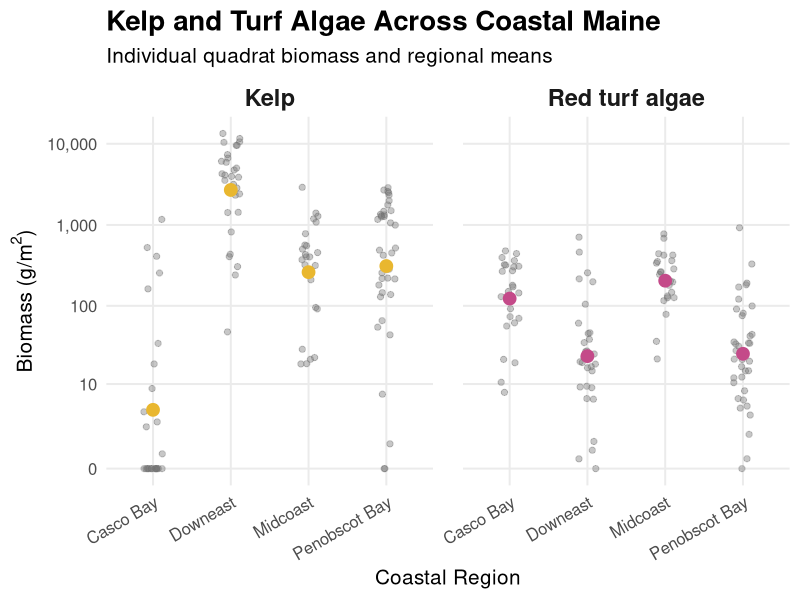
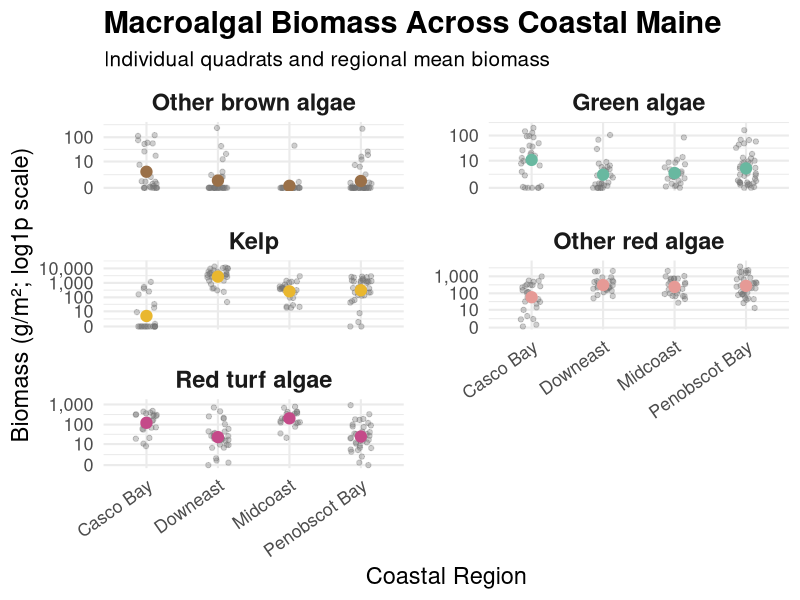
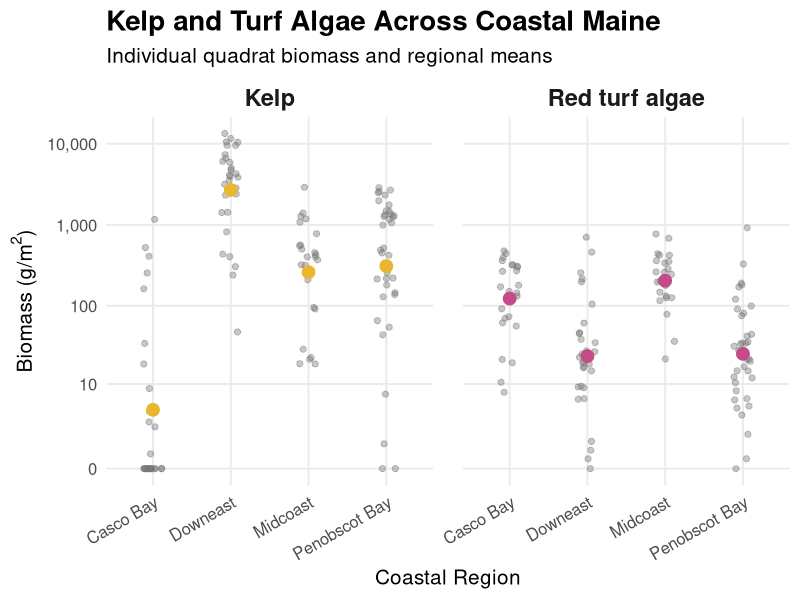

Generate these figures, in order, with R:
## ---- chunk 1
# Load packages required for data analysis and visualisation
library(tidyverse)
library(here)

# Import the original macroalgal biomass dataset
kelp_data <- read_csv(
  here("data", "workshop3", "Data1_macroalgae_biomass.csv"),
  show_col_types = FALSE
)

# Inspect the dataset
glimpse(kelp_data)
## ---- chunk 2
# Aggregate biomass by sampling unit and algal group
quadrat_biomass <- kelp_data |>
  group_by(region, site, survey_date, meter_mark, group) |>
  summarise(
    biomass_g_m2 = if (any(is.na(mass_g))) {
      NA_real_
    } else {
      sum(mass_g)
    },
    .groups = "drop"
  )

# Inspect the corrected dataset
glimpse(quadrat_biomass)
## ---- chunk 3
# Add zero-biomass records for algal groups not recorded in a quadrat
# Preserve NA values for genuinely missing measurements

quadrat_complete <- quadrat_biomass |>
  tidyr::complete(
    tidyr::nesting(region, site, survey_date, meter_mark),
    group,
    fill = list(biomass_g_m2 = 0),
    explicit = FALSE
  )

# Check the completed dataset
glimpse(quadrat_complete)

# Confirm that missing measurements are preserved
sum(is.na(quadrat_complete$biomass_g_m2))
## ---- chunk 4
# Calculate mean biomass and uncertainty for each algal group
# within each coastal region

regional_biomass <- quadrat_complete |>
  group_by(region, group) |>
  summarise(
    n = sum(!is.na(biomass_g_m2)),
    mean_biomass = mean(biomass_g_m2, na.rm = TRUE),
    sd_biomass = sd(biomass_g_m2, na.rm = TRUE),
    se_biomass = sd_biomass / sqrt(n),
    .groups = "drop"
  )

# View regional biomass summaries
print(regional_biomass, n = 20)
## ---- chunk 5
# Count the number of algal groups recorded in each sampling unit
quadrat_biomass |>
  count(region, site, survey_date, meter_mark) |>
  count(n, name = "sampling_units")
## ---- chunk 6
kelp_turf_data <- quadrat_complete |>
  filter(group %in% c("kelp", "red_turf"))

kelp_turf_plot <- ggplot(
  kelp_turf_data,
  aes(x = region, y = biomass_g_m2)
) +
  geom_jitter(
    width = 0.12,
    size = 1.8,
    alpha = 0.4,
    colour = "grey45",
    na.rm = TRUE
  ) +
  stat_summary(
    aes(colour = group),
    fun = mean,
    geom = "point",
    size = 4,
    na.rm = TRUE
  ) +
  facet_wrap(
    ~ group,
    ncol = 2,
    labeller = as_labeller(c(
      kelp = "Kelp",
      red_turf = "Red turf algae"
    ))
  ) +
 scale_y_continuous(
  trans = "log1p",
  breaks = c(0, 10, 100, 1000, 10000),
  labels = scales::label_comma()
) +
  scale_colour_manual(
    values = c(
      kelp = "#E9B72F",
      red_turf = "#C44A89"
    ),
    guide = "none"
  ) +
  labs(
    title = "Kelp and Turf Algae Across Coastal Maine",
    subtitle = "Individual quadrat biomass and regional means",
    x = "Coastal Region",
    y = expression("Biomass (g/m"^2*")")
  ) +
  theme_minimal(base_size = 15) +
  theme(
    plot.title = element_text(size = 20, face = "bold"),
    strip.text = element_text(size = 17, face = "bold"),
    axis.text.x = element_text(angle = 30, hjust = 1),
    panel.grid.minor = element_blank(),
    panel.spacing = unit(1.5, "lines")
  )

kelp_turf_plot
ggsave(
  filename = here::here(
    "outputs", "figures",
    "R4MS_W3_kelp_turf_comparison.png"
  ),
  plot = kelp_turf_plot,
  width = 12,
  height = 7,
  dpi = 300
)
## ---- chunk 7
#| fig-width: 12
#| fig-height: 8
# Compare biomass distributions among regions and algal groups

biomass_plot <- ggplot(
  quadrat_complete,
  aes(x = region, y = biomass_g_m2)
) +
  geom_jitter(
    width = 0.15,
    alpha = 0.35,
    colour = "grey45"
  ) +
 stat_summary(
  aes(colour = group),
  fun = mean,
  geom = "point",
  size = 3.5
) +
scale_colour_manual(
  values = c(
    "kelp" = "#E9B72F",
    "red_turf" = "#C44A89",
    "red_other" = "#E69A96",
    "brown_other" = "#9A7048",
    "green" = "#68B8A0"
  ),
  guide = "none"
) +
  facet_wrap(
  ~ group,
  scales = "free_y",
  ncol = 2,
  labeller = as_labeller(c(
    "kelp" = "Kelp",
    "red_turf" = "Red turf algae",
    "red_other" = "Other red algae",
    "brown_other" = "Other brown algae",
    "green" = "Green algae"
  ))
) +
  scale_y_continuous(
  trans = "log1p",
  breaks = c(0, 10, 100, 1000, 10000),
  labels = scales::label_comma(),
  expand = expansion(mult = c(0.05, 0.1))
) +
  labs(
    title = "Macroalgal Biomass Across Coastal Maine",
    subtitle = "Individual quadrats and regional mean biomass",
    x = "Coastal Region",
    y = "Biomass (g/m²; log1p scale)"
  ) +
 theme_minimal(base_size = 16) +
theme(
  plot.title = element_text(size = 22, face = "bold"),
  plot.subtitle = element_text(size = 15),
  axis.title = element_text(size = 17),
  axis.text = element_text(size = 13),
  axis.text.x = element_text(size = 13, angle = 35, hjust = 1),
  strip.text = element_text(size = 17, face = "bold"),
  panel.spacing = unit(1.5, "lines")
)

biomass_plot
